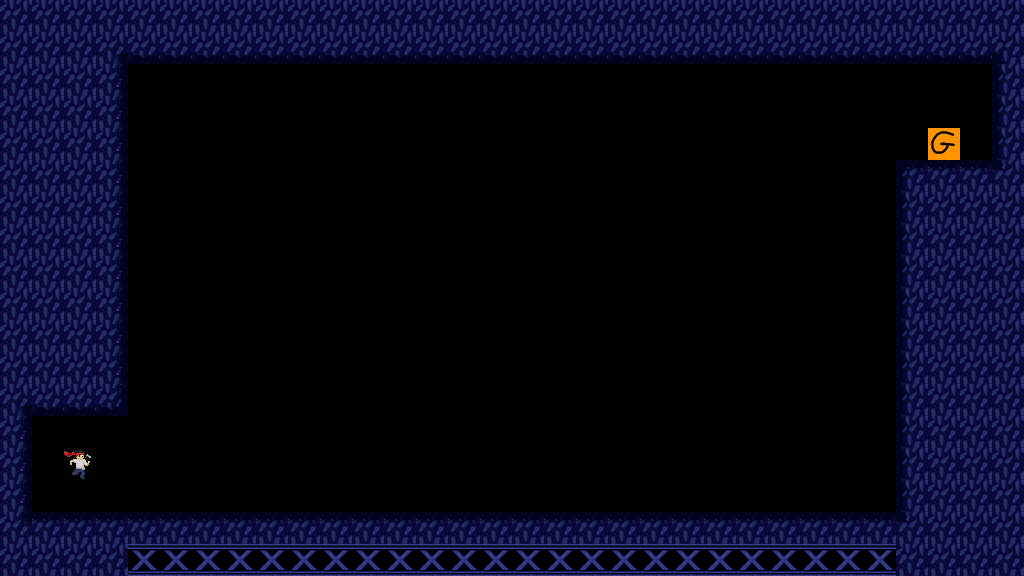

Below is a game level as drawn by its tile map, then a one-line description and the .tmx file that defines it, in full:
An orthogonal 32x18 tile map with 32x32 px tiles, 1 tile layer (platforms) and 4 objects (color2).

<map version="1.8" tiledversion="1.8.4" orientation="orthogonal" renderorder="right-down" width="32" height="18" tilewidth="32" tileheight="32" infinite="0" nextlayerid="4" nextobjectid="5">
 <editorsettings>
  <export target="../core/assets/levels/cl2.json" format="json" />
 </editorsettings>
 <properties>
  <property name="colorMode" type="int" value="0" />
 </properties>
 <tileset firstgid="1" source="disco.tsx" />
 <layer id="1" name="platforms" width="32" height="18">
  <data encoding="csv">
1,1,1,1,1,1,1,1,1,1,1,1,1,1,1,1,1,1,1,1,1,1,1,1,1,1,1,1,1,1,1,1,
1,1,1,31,33,33,33,33,33,33,33,33,33,33,33,33,33,33,33,33,33,33,33,33,33,33,33,33,33,33,33,32,
1,1,1,29,0,0,0,0,0,0,0,0,0,0,0,0,0,0,0,0,0,0,0,0,0,0,0,0,0,0,0,30,
1,1,1,29,0,0,0,0,0,0,0,0,0,0,0,0,0,0,0,0,0,0,0,0,0,0,0,0,0,0,0,30,
1,1,1,29,0,0,0,0,0,0,0,0,0,0,0,0,0,0,0,0,0,0,0,0,0,0,0,0,0,11,0,30,
1,1,1,29,0,0,0,0,0,0,0,0,0,0,0,0,0,0,0,0,0,0,0,0,0,0,0,0,35,28,28,27,
1,1,1,29,0,0,0,0,0,0,0,0,0,0,0,0,0,0,0,0,0,0,0,0,0,0,0,0,30,1,1,1,
1,1,1,29,0,0,0,0,0,0,0,0,0,0,0,0,0,0,0,0,0,0,0,0,0,0,0,0,30,1,1,1,
1,1,1,29,0,0,0,0,0,0,0,0,0,0,0,0,0,0,0,0,0,0,0,0,0,0,0,0,30,1,1,1,
1,1,1,29,0,0,0,0,0,0,0,0,0,0,0,0,0,0,0,0,0,0,0,0,0,0,0,0,30,1,1,1,
1,1,1,29,0,0,0,0,0,0,0,0,0,0,0,0,0,0,0,0,0,0,0,0,0,0,0,0,30,1,1,1,
1,1,1,29,0,0,0,0,0,0,0,0,0,0,0,0,0,0,0,0,0,0,0,0,0,0,0,0,30,1,1,1,
31,33,33,36,0,0,0,0,0,0,0,0,0,0,0,0,0,0,0,0,0,0,0,0,0,0,0,0,30,1,1,1,
29,0,0,0,0,0,0,0,0,0,0,0,0,0,0,0,0,0,0,0,0,0,0,0,0,0,0,0,30,1,1,1,
29,0,8,0,0,0,0,0,0,0,0,0,0,0,0,0,0,0,0,0,0,0,0,0,0,0,0,0,30,1,1,1,
29,0,0,0,0,0,0,0,0,0,0,0,0,0,0,0,0,0,0,0,0,0,0,0,0,0,0,0,30,1,1,1,
26,28,28,28,28,28,28,28,28,28,28,28,28,28,28,28,28,28,28,28,28,28,28,28,28,28,28,28,27,1,1,1,
1,1,1,1,12,12,12,12,12,12,12,12,12,12,12,12,12,12,12,12,12,12,12,12,12,12,12,12,1,1,1,1
</data>
 </layer>
 <objectgroup id="2" name="colors">
  <object id="1" type="color2" x="0" y="0">
   <polygon points="0,0 1024,0 1024,576 0,576" />
  </object>
 </objectgroup>
 <objectgroup id="3" name="tutorial">
  <object id="2" x="192" y="320">
   <properties>
    <property name="e" type="int" value="10" />
   </properties>
   <point />
  </object>
  <object id="3" x="192" y="384">
   <properties>
    <property name="e" type="int" value="11" />
   </properties>
   <point />
  </object>
  <object id="4" x="320" y="384">
   <properties>
    <property name="e" type="int" value="9" />
   </properties>
   <point />
  </object>
 </objectgroup>
</map>
